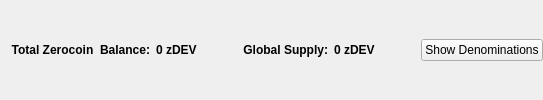
                       <widget class="QFrame" name="balanceSupplyFrame">
                        <layout class="QHBoxLayout" name="horizontalLayout_2" stretch="0,0,0,1,0">
                         <property name="rightMargin">
                          <number>0</number>
                         </property>
                         <item>
                          <layout class="QHBoxLayout" name="horizontalLayout_34">
                           <item>
                            <widget class="QLabel" name="labelzAvailableText_3">
                             <property name="font">
                              <font>
                               <weight>75</weight>
                               <bold>true</bold>
                              </font>
                             </property>
                             <property name="toolTip">
                              <string>Total Balance including unconfirmed and immature zfls</string>
                             </property>
                             <property name="text">
                              <string>Total Zerocoin  Balance:</string>
                             </property>
                             <property name="alignment">
                              <set>Qt::AlignRight|Qt::AlignTrailing|Qt::AlignVCenter</set>
                             </property>
                            </widget>
                           </item>
                           <item>
                            <widget class="QLabel" name="labelzAvailableAmount_4">
                             <property name="minimumSize">
                              <size>
                               <width>40</width>
                               <height>0</height>
                              </size>
                             </property>
                             <property name="font">
                              <font>
                               <weight>75</weight>
                               <bold>true</bold>
                              </font>
                             </property>
                             <property name="toolTip">
                              <string>Total Balance including unconfirmed and immature zfls</string>
                             </property>
                             <property name="text">
                              <string>0 zDEV</string>
                             </property>
                             <property name="alignment">
                              <set>Qt::AlignLeading|Qt::AlignLeft|Qt::AlignVCenter</set>
                             </property>
                            </widget>
                           </item>
                          </layout>
                         </item>
                         <item>
                          <spacer name="horizontalSpacer_32">
                           <property name="orientation">
                            <enum>Qt::Horizontal</enum>
                           </property>
                           <property name="sizeHint" stdset="0">
                            <size>
                             <width>40</width>
                             <height>20</height>
                            </size>
                           </property>
                          </spacer>
                         </item>
                         <item>
                          <layout class="QHBoxLayout" name="horizontalLayout_35">
                           <item>
                            <widget class="QLabel" name="labelZsupplyText_2">
                             <property name="font">
                              <font>
                               <weight>75</weight>
                               <bold>true</bold>
                              </font>
                             </property>
                             <property name="text">
                              <string>Global Supply:</string>
                             </property>
                             <property name="alignment">
                              <set>Qt::AlignRight|Qt::AlignTrailing|Qt::AlignVCenter</set>
                             </property>
                            </widget>
                           </item>
                           <item>
                            <widget class="QLabel" name="labelZsupplyAmount_2">
                             <property name="font">
                              <font>
                               <weight>75</weight>
                               <bold>true</bold>
                              </font>
                             </property>
                             <property name="text">
                              <string>0 zDEV</string>
                             </property>
                            </widget>
                           </item>
                          </layout>
                         </item>
                         <item>
                          <spacer name="horizontalSpacer_31">
                           <property name="orientation">
                            <enum>Qt::Horizontal</enum>
                           </property>
                           <property name="sizeHint" stdset="0">
                            <size>
                             <width>40</width>
                             <height>20</height>
                            </size>
                           </property>
                          </spacer>
                         </item>
                         <item>
                          <widget class="QPushButton" name="pushButtonShowDenoms">
                           <property name="toolTip">
                            <string>Show zfls denominations list</string>
                           </property>
                           <property name="text">
                            <string>Show Denominations</string>
                           </property>
                          </widget>
                         </item>
                        </layout>
                       </widget>
